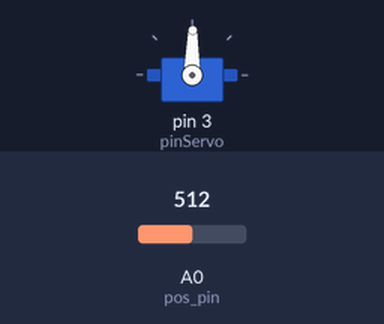
This sketch was run on a simulated Arduino Uno, built with avr-gcc and run on an emulated ATmega328P. On the bench: servo. The inputs (shaded band) are chosen by the test bench; at power-on: A0 (pos_pin) = 512.

Above: at 1.2 s.
1.3 s: A0 (pos_pin) set to 716
At 2.3 s:
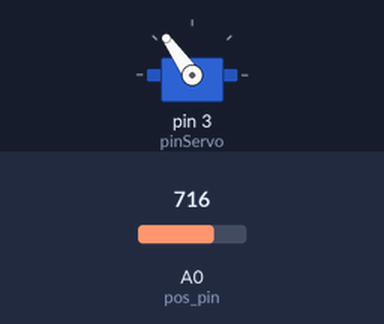
2.8 s: A0 (pos_pin) set to 900
At 3.5 s:
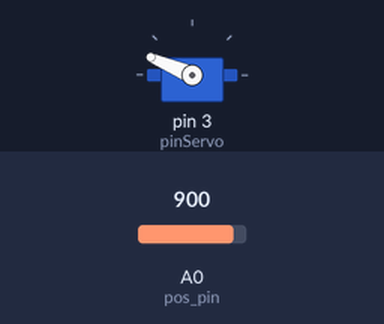
4.3 s: A0 (pos_pin) set to 1023
At 4.6 s:
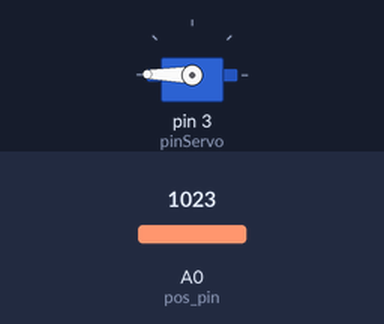
5.8 s: A0 (pos_pin) set to 306
At 6.9 s:
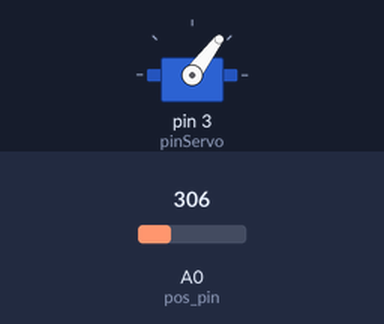
7.3 s: A0 (pos_pin) set to 122
At 8.1 s:
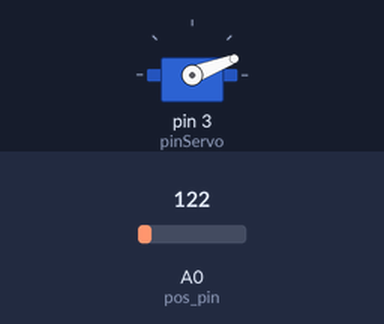
8.8 s: A0 (pos_pin) set to 511
At 9.2 s:
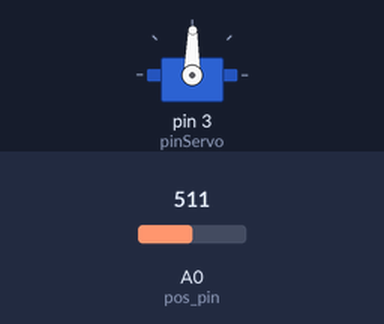
Timing chart, 0 to 11.3 s (numbered marks = the images above; inputs shaded):
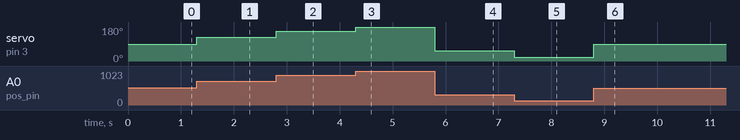

The sketch:

Servo.ino
```cpp
#include <Servo.h>

#define pinServo  3
#define pos_pin  A0

int pos = 90,
    value;

Servo servo;

void setup() {
  servo.attach(pinServo);
  servo.write(pos);
}

void loop() {
  value = analogRead(pos_pin);
  pos = map(value, 0, 1023, 0, 179);

  servo.write(pos);
}
```

Measured:
- after the input at 1.3 s, servo on pin 3 (pinServo): 89° → 125° at once
- after the input at 2.8 s, servo on pin 3 (pinServo): 125° → 157° at once
- after the input at 4.3 s, servo on pin 3 (pinServo): 157° → 179° at once
- after the input at 5.8 s, servo on pin 3 (pinServo): 179° → 53° at once
- after the input at 7.3 s, servo on pin 3 (pinServo): 53° → 21° at once
- after the input at 8.8 s, servo on pin 3 (pinServo): 21° → 89° at once
